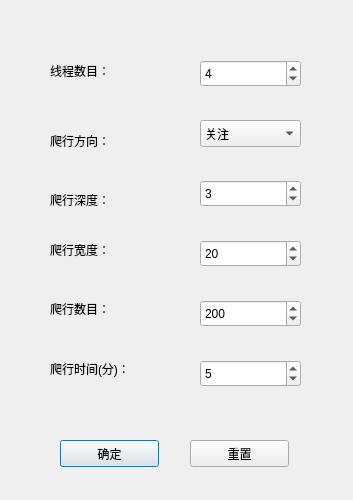
<?xml version="1.0" encoding="UTF-8"?>
<ui version="4.0">
 <class>SpiderSetting</class>
 <widget class="QDialog" name="SpiderSetting">
  <property name="geometry">
   <rect>
    <x>0</x>
    <y>0</y>
    <width>353</width>
    <height>500</height>
   </rect>
  </property>
  <property name="minimumSize">
   <size>
    <width>353</width>
    <height>500</height>
   </size>
  </property>
  <property name="maximumSize">
   <size>
    <width>353</width>
    <height>500</height>
   </size>
  </property>
  <property name="windowTitle">
   <string>爬虫设置</string>
  </property>
  <widget class="QLabel" name="label">
   <property name="geometry">
    <rect>
     <x>50</x>
     <y>60</y>
     <width>81</width>
     <height>21</height>
    </rect>
   </property>
   <property name="text">
    <string>线程数目：</string>
   </property>
  </widget>
  <widget class="QLabel" name="label_2">
   <property name="geometry">
    <rect>
     <x>50</x>
     <y>130</y>
     <width>81</width>
     <height>21</height>
    </rect>
   </property>
   <property name="text">
    <string>爬行方向：</string>
   </property>
  </widget>
  <widget class="QLabel" name="label_3">
   <property name="geometry">
    <rect>
     <x>50</x>
     <y>190</y>
     <width>81</width>
     <height>20</height>
    </rect>
   </property>
   <property name="text">
    <string>爬行深度：</string>
   </property>
  </widget>
  <widget class="QLabel" name="label_4">
   <property name="geometry">
    <rect>
     <x>50</x>
     <y>240</y>
     <width>81</width>
     <height>20</height>
    </rect>
   </property>
   <property name="text">
    <string>爬行宽度：</string>
   </property>
  </widget>
  <widget class="QLabel" name="label_5">
   <property name="geometry">
    <rect>
     <x>50</x>
     <y>300</y>
     <width>68</width>
     <height>17</height>
    </rect>
   </property>
   <property name="text">
    <string>爬行数目：</string>
   </property>
  </widget>
  <widget class="QLabel" name="label_6">
   <property name="geometry">
    <rect>
     <x>50</x>
     <y>360</y>
     <width>81</width>
     <height>17</height>
    </rect>
   </property>
   <property name="text">
    <string>爬行时间(分)：</string>
   </property>
  </widget>
  <widget class="QComboBox" name="comboBox">
   <property name="geometry">
    <rect>
     <x>200</x>
     <y>120</y>
     <width>101</width>
     <height>27</height>
    </rect>
   </property>
   <item>
    <property name="text">
     <string>关注</string>
    </property>
   </item>
   <item>
    <property name="text">
     <string>粉丝</string>
    </property>
   </item>
   <item>
    <property name="text">
     <string>点赞</string>
    </property>
   </item>
  </widget>
  <widget class="QSpinBox" name="spinBox">
   <property name="geometry">
    <rect>
     <x>200</x>
     <y>60</y>
     <width>101</width>
     <height>27</height>
    </rect>
   </property>
   <property name="maximum">
    <number>1000</number>
   </property>
   <property name="value">
    <number>4</number>
   </property>
  </widget>
  <widget class="QSpinBox" name="spinBox_2">
   <property name="geometry">
    <rect>
     <x>200</x>
     <y>180</y>
     <width>101</width>
     <height>27</height>
    </rect>
   </property>
   <property name="maximum">
    <number>100000</number>
   </property>
   <property name="value">
    <number>3</number>
   </property>
  </widget>
  <widget class="QSpinBox" name="spinBox_3">
   <property name="geometry">
    <rect>
     <x>200</x>
     <y>240</y>
     <width>101</width>
     <height>27</height>
    </rect>
   </property>
   <property name="maximum">
    <number>100000</number>
   </property>
   <property name="value">
    <number>20</number>
   </property>
  </widget>
  <widget class="QSpinBox" name="spinBox_4">
   <property name="geometry">
    <rect>
     <x>200</x>
     <y>300</y>
     <width>101</width>
     <height>27</height>
    </rect>
   </property>
   <property name="maximum">
    <number>999999999</number>
   </property>
   <property name="value">
    <number>200</number>
   </property>
  </widget>
  <widget class="QSpinBox" name="spinBox_5">
   <property name="geometry">
    <rect>
     <x>200</x>
     <y>360</y>
     <width>101</width>
     <height>27</height>
    </rect>
   </property>
   <property name="maximum">
    <number>100000</number>
   </property>
   <property name="value">
    <number>5</number>
   </property>
  </widget>
  <widget class="QPushButton" name="pushButton">
   <property name="geometry">
    <rect>
     <x>60</x>
     <y>440</y>
     <width>99</width>
     <height>27</height>
    </rect>
   </property>
   <property name="text">
    <string>确定</string>
   </property>
  </widget>
  <widget class="QPushButton" name="pushButton_2">
   <property name="geometry">
    <rect>
     <x>190</x>
     <y>440</y>
     <width>99</width>
     <height>27</height>
    </rect>
   </property>
   <property name="text">
    <string>重置</string>
   </property>
  </widget>
 </widget>
 <resources/>
 <connections>
  <connection>
   <sender>pushButton</sender>
   <signal>clicked()</signal>
   <receiver>SpiderSetting</receiver>
   <slot>slotConfirm()</slot>
   <hints>
    <hint type="sourcelabel">
     <x>82</x>
     <y>444</y>
    </hint>
    <hint type="destinationlabel">
     <x>37</x>
     <y>455</y>
    </hint>
   </hints>
  </connection>
  <connection>
   <sender>pushButton_2</sender>
   <signal>clicked()</signal>
   <receiver>SpiderSetting</receiver>
   <slot>slotReset()</slot>
   <hints>
    <hint type="sourcelabel">
     <x>262</x>
     <y>449</y>
    </hint>
    <hint type="destinationlabel">
     <x>327</x>
     <y>454</y>
    </hint>
   </hints>
  </connection>
 </connections>
 <slots>
  <slot>slotConfirm()</slot>
  <slot>slotReset()</slot>
 </slots>
</ui>
